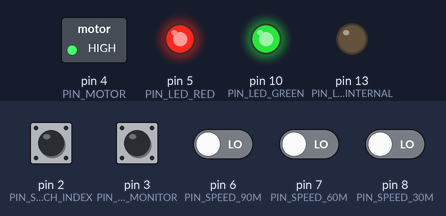
A sketch run on a simulated Arduino Uno, built with avr-gcc and run on an emulated ATmega328P. Parts: switched loads named in the sketch (green lamp = pin HIGH), output pins drawn as LEDs (lit = HIGH). The inputs (shaded band) are chosen by the test bench; at power-on: pin 3 (PIN_BAT_MONITOR) HIGH, pin 2 (PIN_SWITCH_INDEX), pin 6 (PIN_SPEED_90M), pin 7 (PIN_SPEED_60M), pin 8 (PIN_SPEED_30M) LOW.

Above: at 1.2 s.
1.3 s: pin 2 (PIN_SWITCH_INDEX) pulled HIGH for 0.15 s
At 2.7 s:
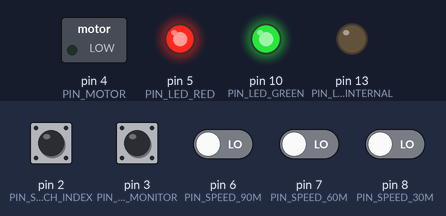
Timing chart, 0 to 4.3 s (numbered marks = the images above; inputs shaded):
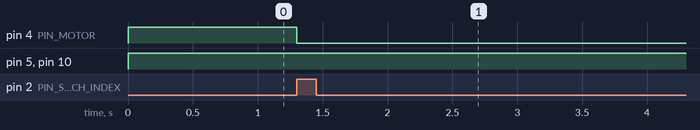

Measured:
- after the input at 1.3 s, pin 4 (PIN_MOTOR): HIGH → LOW at once

The sketch:

foobler.ino
```cpp
#include "Arduino.h"
#include <avr/power.h>
#include <avr/sleep.h>

/*
 * Speed in seconds
 */
#define SPEED_FACTOR 60
#define SPEED_15M   (15 * SPEED_FACTOR)
#define SPEED_30M   (30 * SPEED_FACTOR)
#define SPEED_60M   (60 * SPEED_FACTOR)
#define SPEED_90M   (90 * SPEED_FACTOR)

/*
 * Defines for pin numbers
 */
#define PIN_LED_UNKNOWN  11
#define PIN_LED_GREEN    10
#define PIN_SWITCH_POWER  9
#define PIN_SPEED_30M     8
#define PIN_SPEED_60M     7
#define PIN_SPEED_90M     6
#define PIN_LED_RED       5
#define PIN_MOTOR         4
#define PIN_BAT_MONITOR   3
#define PIN_SWITCH_INDEX  2

#define PIN_LED_INTERNAL 13

/*
 * LED Mode
 *
 * Bitfield: 0 == red, 1 == green
 */
#define LED_MODE_OFF    0
#define LED_MODE_RED    1
#define LED_MODE_GREEN  2
#define LED_MODE_YELLOW 3

/*
 * Current delay in seconds
 */
int setDelay = SPEED_15M;

/*
 * Sets the delay variable to the selected speed.
 */
void readSpeed() {
  if (digitalRead(PIN_SPEED_30M) == HIGH) {
    setDelay = SPEED_30M;
  } else if (digitalRead(PIN_SPEED_60M) == HIGH) {
    setDelay = SPEED_60M;
  } else if (digitalRead(PIN_SPEED_90M) == HIGH) {
    setDelay = SPEED_90M;
  } else {
    setDelay = SPEED_15M;
  }
}

/*
 * Set mode of all used pins
 *
 * Turn off the motor and the internal LED.
 * Turn on both external LEDs
 */
void setup() {
  pinMode(PIN_LED_UNKNOWN,  INPUT);
  pinMode(PIN_SWITCH_POWER, INPUT);
  pinMode(PIN_SWITCH_INDEX, INPUT);
  pinMode(PIN_SPEED_30M,    INPUT);
  pinMode(PIN_SPEED_60M,    INPUT);
  pinMode(PIN_SPEED_90M,    INPUT);
  pinMode(PIN_BAT_MONITOR,  INPUT);

  pinMode(PIN_LED_GREEN,    OUTPUT);
  pinMode(PIN_LED_RED,      OUTPUT);
  pinMode(PIN_LED_INTERNAL, OUTPUT);
  pinMode(PIN_MOTOR,        OUTPUT);

  digitalWrite(PIN_MOTOR,        LOW);
  setLed(LED_MODE_YELLOW);
  digitalWrite(PIN_LED_INTERNAL, LOW);
}

/*
 * Set the external LED colour
 */
void setLed(char mode) {
  digitalWrite(PIN_LED_GREEN, (mode & LED_MODE_GREEN) == LED_MODE_GREEN ? LOW : HIGH);
  digitalWrite(PIN_LED_RED,   (mode & LED_MODE_RED)   == LED_MODE_RED   ? LOW : HIGH);
}

/*
 * Sets the motor
 */
void setMotor(int state) {
  digitalWrite(PIN_MOTOR, state);
}

/*
 * State machine
 */
#define STATE_OFF        0
#define STATE_START      1
#define STATE_INDEX_WAIT 2
#define STATE_RUNNING    3
#define STATE_ERROR      4
#define STATE_WAIT       5
#define STATE_BAD        6
#define STATE_ERROR_WAIT 7

char state = STATE_OFF;

void power_on_isr() {
  sleep_disable();
  state = STATE_START;
}

void switch_off() {
  // Prepare for sleep
  set_sleep_mode(SLEEP_MODE_PWR_DOWN);
  sleep_enable();

  // add ISR for receiving the power switch event
  attachInterrupt(0, power_on_isr, LOW); // TODO: check! - LOW is the only option here!

  // Disable timer
  power_timer0_disable();

  // power off
  sleep_mode();

  // powered off

  // wake-up happens here
  sleep_disable();

  // Remove power switch ISR
  detachInterrupt(0);

  // Re-enable timer
  power_timer0_enable();
}

/*
 * Main state machine
 */
void loop() {
  if (digitalRead(PIN_BAT_MONITOR) == LOW) {
    state = STATE_BAD;
  }

  // TODO: Handle LED stuff - states: off, green-blinking, red-blinking, red

  // TODO: Handle power switch - held for XXX seconds == STATE_OFF;

  switch (state) {
    case STATE_OFF: // Power down and wait for the power switch to be pressed
      setLed(LED_MODE_OFF);
      setMotor(LOW);
      // TODO: set LED mode: off

      // Power down the chip and wait for it to be triggered back on by the power switch.
      // The power switch ISR sets the state to STATE_START.
      switch_off();

      break;
    case STATE_START: // Blink green LED and start the motor
      setMotor(HIGH);
      // TODO: set LED mode: green-blinking

      state = STATE_RUNNING;

      break;
    case STATE_RUNNING: // Motor is running, wait until the index switch is pressed
      // If too much time has passed
      if (false) {
        state = STATE_ERROR;

        break;
      }

      if (digitalRead(PIN_SWITCH_INDEX) == HIGH) {
        state = STATE_INDEX_WAIT;
      }

      break;
    case STATE_INDEX_WAIT: // Motor is running, wait until the index switch has been released
      // If too much time has passed
      if (false) {
        state = STATE_ERROR;

        break;
      }

      if (digitalRead(PIN_SWITCH_INDEX) == HIGH) {
        state = STATE_WAIT;
      }

      break;
    case STATE_WAIT: // Wait until time is up
      setMotor(LOW);

      readSpeed();

      // Wait for timeout
      if (false) {
        state = STATE_START;
      }

      break;
    case STATE_ERROR: // Motor did not hit the index switch within time
      setMotor(LOW);
      // Set LED mode to red blinking

      state = STATE_ERROR_WAIT;

      break;
    case STATE_BAD: // Low battery => solid red for a while then off.
      setMotor(LOW);
      // Set LED mode to red solid

      state = STATE_ERROR_WAIT;

      break;
    case STATE_ERROR_WAIT:
      // Wait for timeout
      if (false) {
        state = STATE_OFF;
      }

      break;
  }

  delay(1);
}
```
